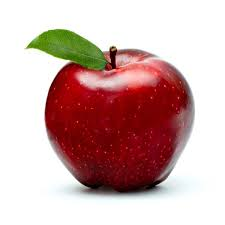
#> input picture apple1.jpeg, 225 x 225 px
$ python object_counter.py -i apple1.jpeg
#> lines starting #> are read from the running program, lines starting #| are printed output that depends on the picture; after the words box and inside, x2 and y2 are one past the last pixel; in counts of white or black regions, pixels touching at a corner belong together
import cv2
import numpy as np
import matplotlib.pyplot as plt
import argparse
import os
from pathlib import Path


class ObjectCounter:

    def __init__(self, min_area=500, blur_kernel=5, threshold_block=11):
        self.min_area = min_area
        self.blur_kernel = blur_kernel if blur_kernel % 2 == 1 else blur_kernel + 1
        self.threshold_block = threshold_block if threshold_block % 2 == 1 else threshold_block + 1

        self.color_ranges = {
            'red': [(np.array([0, 100, 100]), np.array([10, 255, 255])),
                    (np.array([170, 100, 100]), np.array([180, 255, 255]))],
            'green': [(np.array([40, 50, 50]), np.array([80, 255, 255]))],
            'blue': [(np.array([100, 100, 100]), np.array([130, 255, 255]))],
            'yellow': [(np.array([20, 100, 100]), np.array([40, 255, 255]))],
            'orange': [(np.array([10, 100, 100]), np.array([25, 255, 255]))]
        }

    def preprocess_image(self, image, target_size=(800, 600)):
        height, width = image.shape[:2]
        if width > target_size[0] or height > target_size[1]:
            image = cv2.resize(image, target_size, interpolation=cv2.INTER_AREA)

        return image

    def count_objects_threshold(self, image_path, show_steps=False):
#> called with image_path = 'apple1.jpeg', show_steps = False
        image = cv2.imread(image_path)
#> image is the input picture: shape (225, 225, 3); mean B, G, R 173.3, 176, 207.1
        if image is None:
            raise ValueError(f"Could not read image from {image_path}")

        image = self.preprocess_image(image)
        original = image.copy()

        gray = cv2.cvtColor(image, cv2.COLOR_BGR2GRAY)
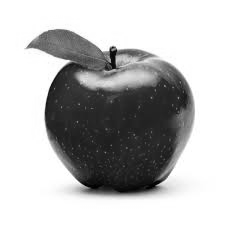
#> gray: shape (225, 225); min 0, max 255, mean 185

        blurred = cv2.GaussianBlur(gray, (self.blur_kernel, self.blur_kernel), 0)

        thresh = cv2.adaptiveThreshold(
            blurred, 255,
            cv2.ADAPTIVE_THRESH_GAUSSIAN_C,
            cv2.THRESH_BINARY_INV,
            self.threshold_block, 2
        )
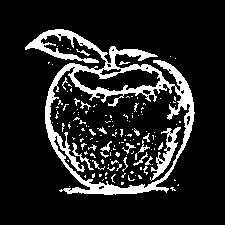
#> thresh: shape (225, 225); 14% white; 153 white regions (131 under 20 px), largest, box (x1, y1, x2, y2) and area: (25, 29, 195, 195) 5354, (150, 127, 181, 181) 463, (72, 143, 94, 170) 98

        kernel = np.ones((5, 5), np.uint8)
        closed = cv2.morphologyEx(thresh, cv2.MORPH_CLOSE, kernel, iterations=2)
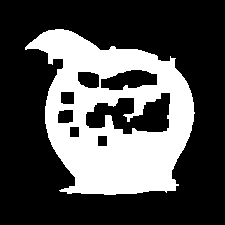
#> closed: shape (225, 225); 31% white; 1 white region, box (x1, y1, x2, y2) and area: (25, 29, 195, 195) 15684
        opened = cv2.morphologyEx(closed, cv2.MORPH_OPEN, kernel, iterations=1)
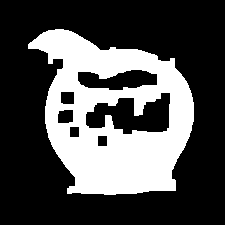
#> opened: shape (225, 225); 30.7% white; 1 white region

        contours, hierarchy = cv2.findContours(
            opened, cv2.RETR_EXTERNAL, cv2.CHAIN_APPROX_SIMPLE
        )
#> contours = 1 contour; box (x1, y1, x2, y2) and area: (28, 29, 194, 195) 18969

        filtered_contours = [cnt for cnt in contours if cv2.contourArea(cnt) > self.min_area]
#> filtered_contours has the same summary as contours

        result_image = self.draw_contours(original, filtered_contours)

        if show_steps:
            self._show_processing_steps(image, gray, blurred, thresh, opened, result_image)

        return len(filtered_contours), result_image, filtered_contours

    # [33 lines left out: function count_objects_color, not called in this run]

    def draw_contours(self, image, contours, color=None):
        result = image.copy()

        box_color = (0, 255, 0)
        text_color = (255, 255, 255)
        bg_color = (0, 0, 0)

        for i, contour in enumerate(contours):
            x, y, w, h = cv2.boundingRect(contour)

            cv2.rectangle(result, (x, y), (x + w, y + h), box_color, 2)

            cv2.drawContours(result, [contour], -1, box_color, 2)

            label = f"#{i+1}"
            label_size, _ = cv2.getTextSize(label, cv2.FONT_HERSHEY_SIMPLEX, 0.6, 2)

            cv2.rectangle(result,
                         (x, y - label_size[1] - 10),
                         (x + label_size[0] + 5, y),
                         bg_color, -1)

            cv2.putText(result, label, (x + 2, y - 5),
                       cv2.FONT_HERSHEY_SIMPLEX, 0.6, text_color, 2)
#> this loop made 1 pass
#> (x, y, w, h, label, label_size) on pass 1: (28, 29, 166, 166, '#1', (27, 14))
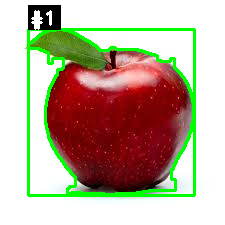
#> result: shape (225, 225, 3); 8.8% of pixels changed, all inside (x1, y1, x2, y2) = (27, 5, 196, 197)

        count_text = f"Total Count: {len(contours)}"
#> count_text = 'Total Count: 1'
        if color:
            count_text = f"Total {color.capitalize()} Objects: {len(contours)}"

        count_size, _ = cv2.getTextSize(count_text, cv2.FONT_HERSHEY_SIMPLEX, 1.2, 3)
#> count_size = (274, 27)
        cv2.rectangle(result, (10, 10), (count_size[0] + 30, 60), (0, 0, 0), -1)
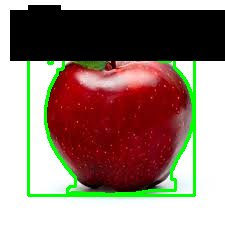
#> result: shape (225, 225, 3); mean B, G, R 116.1, 128.2, 147.1
        cv2.rectangle(result, (10, 10), (count_size[0] + 30, 60), (0, 255, 0), 3)

        cv2.putText(result, count_text, (20, 45),
                   cv2.FONT_HERSHEY_SIMPLEX, 1.2, (255, 255, 255), 3)
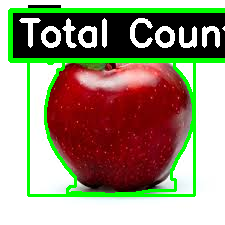
#> result: shape (225, 225, 3); mean B, G, R 123, 146.7, 153.8

        return result

    # [53 lines left out: functions _show_processing_steps, _show_color_processing_steps, not called in this run]

    def save_result(self, image, output_path):
        cv2.imwrite(output_path, image)
        print(f"Result saved to: {output_path}")


def main():
    parser = argparse.ArgumentParser(
        description='Smart Object Counter - Count objects in images using OpenCV',
        formatter_class=argparse.RawDescriptionHelpFormatter
    )

    parser.add_argument('--image', '-i', required=True,
                       help='Path to input image')
    parser.add_argument('--method', '-m', choices=['threshold', 'color'],
                       default='threshold',
                       help='Counting method to use (default: threshold)')
    parser.add_argument('--color', '-c',
                       choices=['red', 'green', 'blue', 'yellow', 'orange'],
                       default='red',
                       help='Color to detect (only for color method)')
    parser.add_argument('--min-area', type=int, default=500,
                       help='Minimum contour area (default: 500)')
    parser.add_argument('--output', '-o',
                       help='Output path for annotated image')
    parser.add_argument('--show-steps', action='store_true',
                       help='Show intermediate processing steps')

    args = parser.parse_args()

    if not os.path.exists(args.image):
        print(f"Error: Image file not found: {args.image}")
        return

    counter = ObjectCounter(min_area=args.min_area)

    print(f"\nProcessing image: {args.image}")
    print(f"Method: {args.method}")

    try:
        if args.method == 'threshold':
            count, result_image, _ = counter.count_objects_threshold(
                args.image, show_steps=args.show_steps
            )
#> count = 1
        else:
            print(f"Color: {args.color}")
            count, result_image, _ = counter.count_objects_color(
                args.image, color=args.color, show_steps=args.show_steps
            )

        print(f"\n{'='*50}")
        print(f"RESULT: {count} objects detected!")
#| RESULT: 1 objects detected!
        print(f"{'='*50}\n")

        if args.output:
            output_path = args.output
        else:
            input_path = Path(args.image)
            output_dir = Path('results')
            output_dir.mkdir(exist_ok=True)
            output_path = output_dir / f"{input_path.stem}_counted{input_path.suffix}"

        counter.save_result(result_image, str(output_path))

        plt.figure(figsize=(12, 8))
        plt.imshow(cv2.cvtColor(result_image, cv2.COLOR_BGR2RGB))
        plt.title(f'Object Counting Result: {count} objects')
        plt.axis('off')
        plt.tight_layout()
        plt.show()

    except Exception as e:
        print(f"Error processing image: {e}")
        import traceback
        traceback.print_exc()


if __name__ == "__main__":
    main()

$ run again, on bricks.jpeg
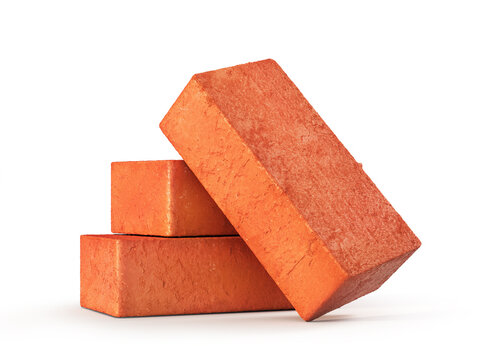
#> input picture bricks.jpeg, 492 x 360 px
#> in count_objects_threshold, image is the input picture: shape (360, 492, 3); mean B, G, R 191.2, 205, 242.7
#> in count_objects_threshold, `thresh = cv2.adaptiveThreshold( blurred, 255, cv2.ADAPTIVE_THRESH_GAUS..`:
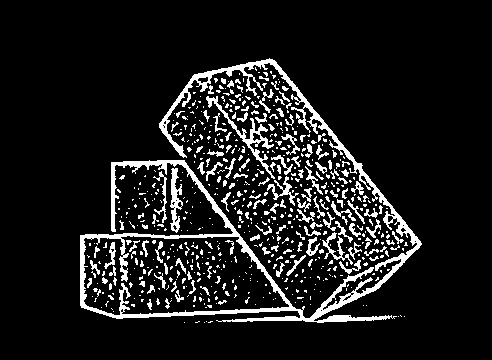
#> thresh: shape (360, 492); 10.5% white; 632 white regions (491 under 20 px), largest, box (x1, y1, x2, y2) and area: (80, 58, 422, 323) 8334, (206, 96, 275, 179) 687, (170, 168, 183, 233) 419
#> closed: shape (360, 492); 30.5% white; 7 white regions (6 under 20 px), largest, box (x1, y1, x2, y2) and area: (80, 58, 422, 323) 53970
#> opened: shape (360, 492); 30.2% white; 2 white regions
#> contours = 1 contour; box (x1, y1, x2, y2) and area: (80, 59, 421, 323) 58764
#> filtered_contours has the same summary as contours
#> the loop in draw_contours, `for i, contour in enumerate(contours):` made 1 pass
#> (x, y, w, h, label, label_size) on pass 1: (80, 59, 341, 264, '#1', (27, 14))
#> count_text = 'Total Count: 1'
#> count_size = (274, 27)
#> in draw_contours, `cv2.putText(result, count_text, (20, 45), cv2.FONT_HERSHEY_SIMPLEX, 1...`:
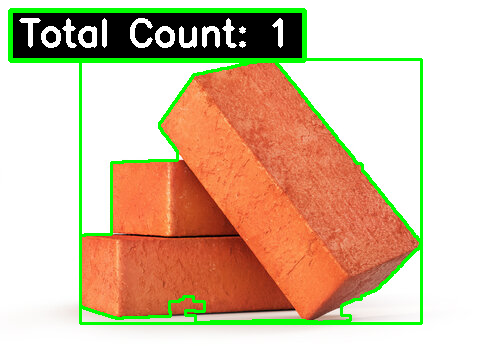
#> result: shape (360, 492, 3); mean B, G, R 164.9, 192.1, 214.6
#> count = 1
#| RESULT: 1 objects detected!
